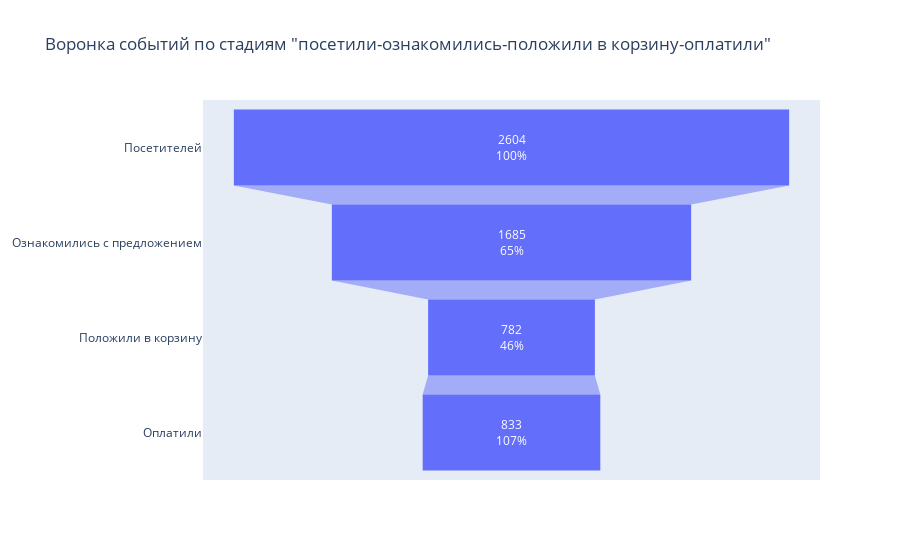

The notebook cell this image was saved under:
### Markdown cell above
---
__Заметен дисбаланс по численности групп А и В. На первом этапе "login" в группе А - 2604, а в группе B - 877 человек.__

---

### Code cell
funnel_plot2(sample_A)

### Figure 1 — Plotly figure (JSON) as saved in the notebook; plotly's stock layout.template omitted (floating-point values rounded to 4 significant figures)
{"data": [{"textinfo": "value+percent previous", "textposition": "inside", "type": "funnel", "x": [2604, 1685, 782, 833], "y": ["Посетителей", "Ознакомились с предложением", "Положили в корзину", "Оплатили"]}], "layout": {"title": {"text": "Воронка событий по стадиям \"посетили-ознакомились-положили в корзину-оплатили\""}}}
